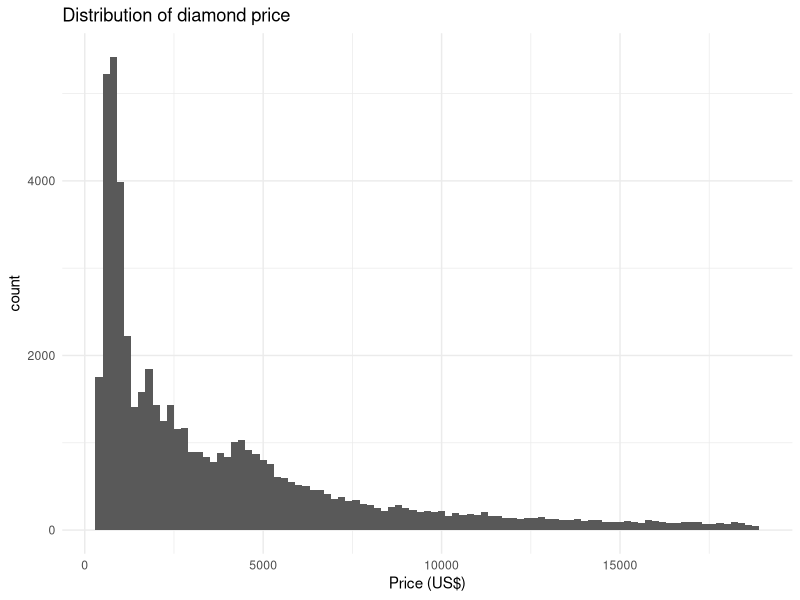
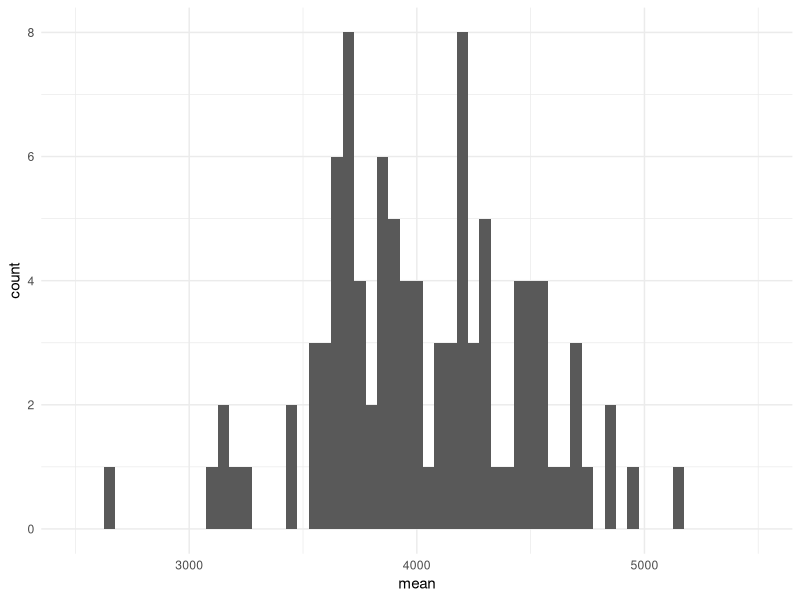
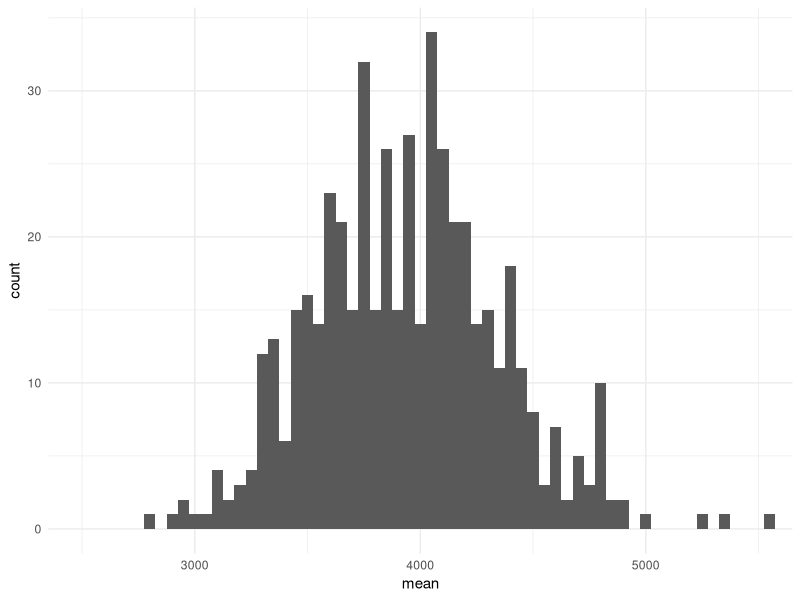
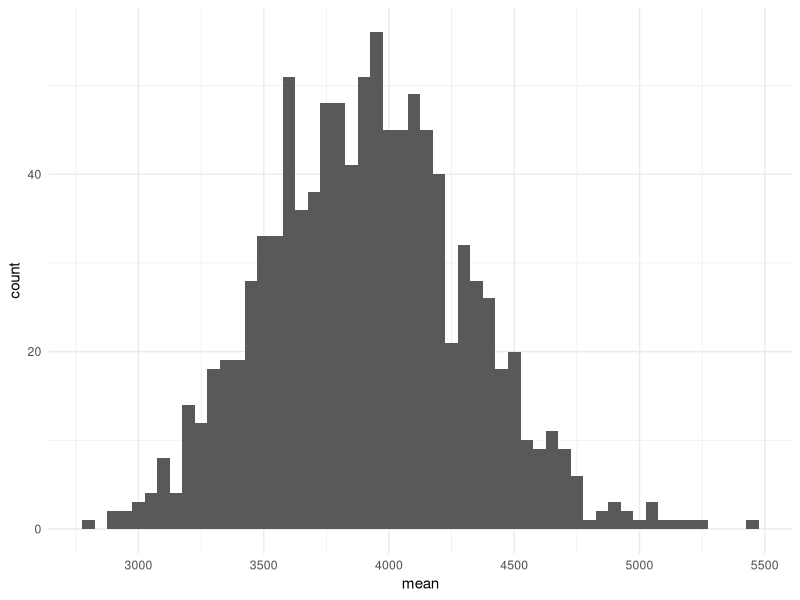
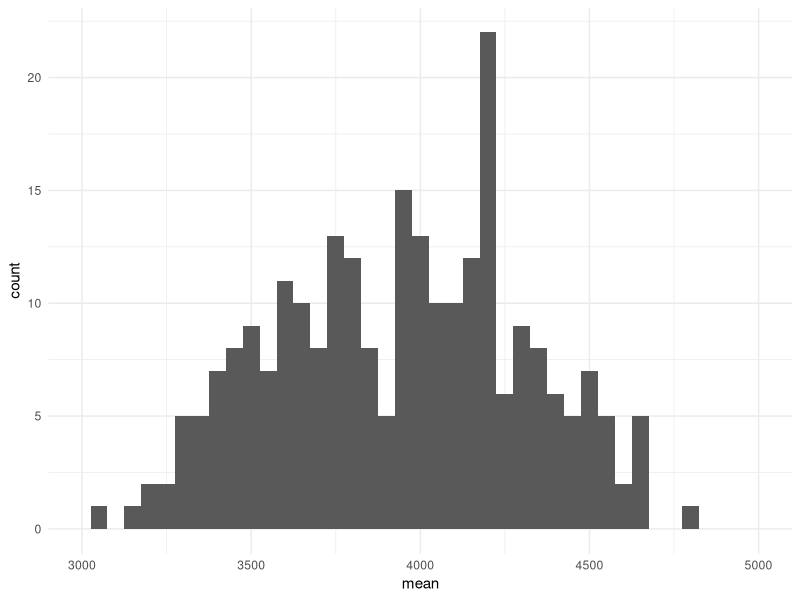
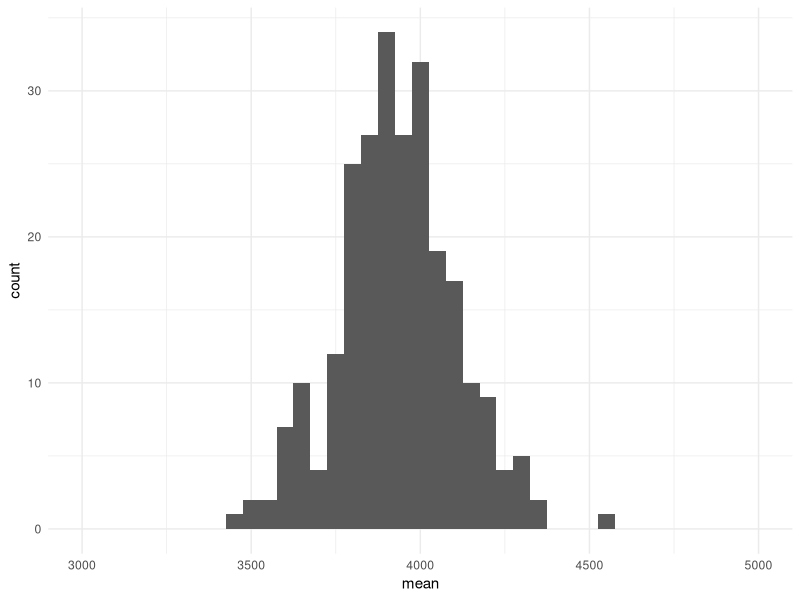
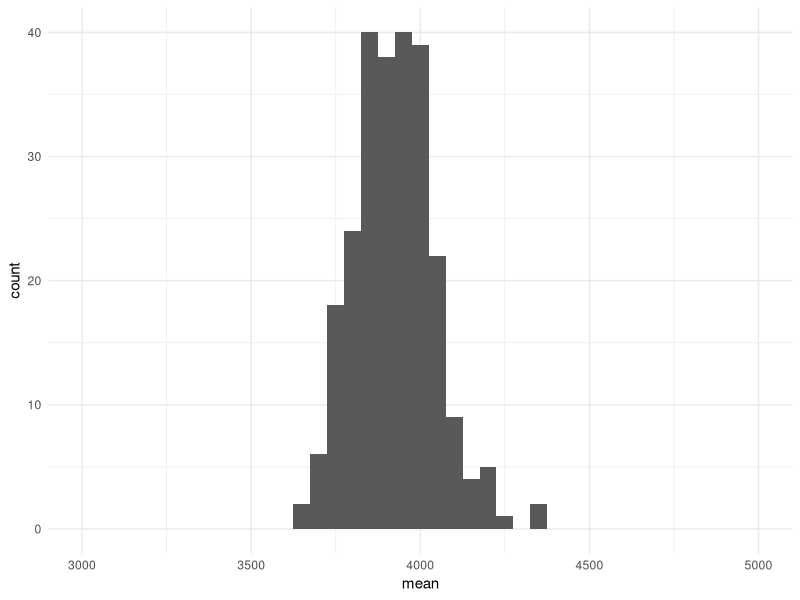
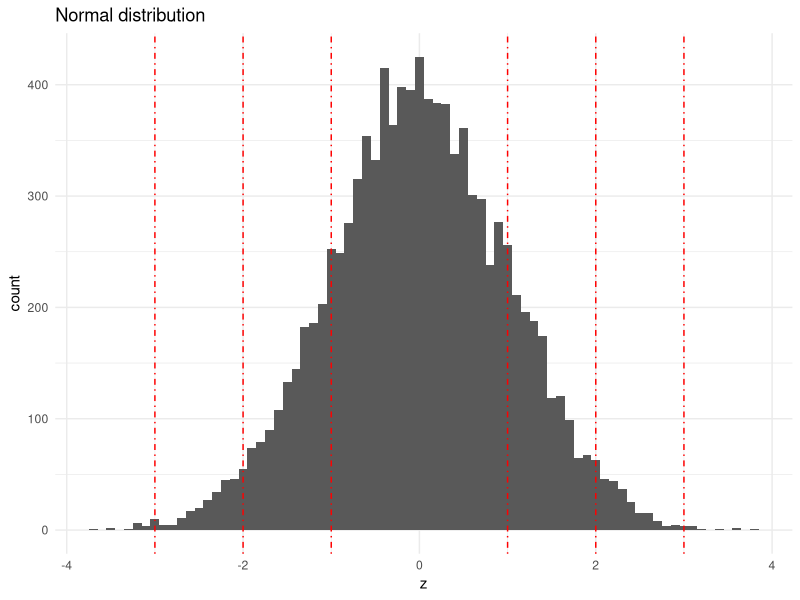

Write the R code that produced these figures, in order. (Note: this script raises an error after producing the figures.)
## ---- chunk 1
knitr::opts_chunk$set(echo = TRUE)
## ---- chunk 2
library(ggplot2)

mean(diamonds$price)

ggplot(diamonds, aes(x=price)) + 
  geom_histogram(binwidth=200) +
  labs(x="Price (US$)",
       title="Distribution of diamond price") +
  theme_minimal()
## ---- chunk 3
library(dplyr)

N <- 100
nsamples <- 100
set.seed(nsamples)
s <- replicate(nsamples, sample_n(diamonds, N)$price)
s <- tibble(sample=seq_len(nsamples), mean=colMeans(s))

ggplot(s, aes(x=mean)) + 
  geom_histogram(binwidth=50) +
  coord_cartesian(xlim=c(2500, 5500)) +
  theme_minimal()
mean(s$mean)
sd(s$mean)
## ---- chunk 4
N <- 100
nsamples <- 500
set.seed(nsamples)
s <- replicate(nsamples, sample_n(diamonds, N)$price)
s <- tibble(sample=seq_len(nsamples), mean=colMeans(s))

ggplot(s, aes(x=mean)) + 
  geom_histogram(binwidth=50) +
  coord_cartesian(xlim=c(2500, 5500)) +
  theme_minimal()
mean(s$mean)
sd(s$mean)
## ---- chunk 5
N <- 100
nsamples <- 1000
set.seed(nsamples)
s <- replicate(nsamples, sample_n(diamonds, N)$price)
s <- tibble(sample=seq_len(nsamples), mean=colMeans(s))

ggplot(s, aes(x=mean)) + 
  geom_histogram(binwidth=50) +
  theme_minimal()
mean(s$mean)
sd(s$mean)
## ---- chunk 6
N <- 100
nsamples <- 250
set.seed(nsamples)
s <- replicate(nsamples, sample_n(diamonds, N)$price)
s <- tibble(sample=seq_len(nsamples), mean=colMeans(s))

ggplot(s, aes(x=mean)) + 
  geom_histogram(binwidth=50) +
  coord_cartesian(xlim=c(3000, 5000)) +
  theme_minimal()
mean(s$mean)
sd(s$mean)
## ---- chunk 7
N <- 500
nsamples <- 250
set.seed(nsamples)
s <- replicate(nsamples, sample_n(diamonds, N)$price)
s <- tibble(sample=seq_len(nsamples), mean=colMeans(s))

ggplot(s, aes(x=mean)) + 
  geom_histogram(binwidth=50) +
  coord_cartesian(xlim=c(3000, 5000)) +
  theme_minimal()
mean(s$mean)
sd(s$mean)
## ---- chunk 8
N <- 1000
nsamples <- 250
set.seed(nsamples)
s <- replicate(nsamples, sample_n(diamonds, N)$price)
s <- tibble(sample=seq_len(nsamples), mean=colMeans(s))

ggplot(s, aes(x=mean)) + 
  geom_histogram(binwidth=50) +
  coord_cartesian(xlim=c(3000, 5000)) +
  theme_minimal()
mean(s$mean)
sd(s$mean)
## ---- chunk 9
set.seed(1)
normal <- tibble(z=rnorm(10000))
ggplot(normal, aes(x=z)) + 
  geom_histogram(binwidth=0.1) +
  geom_vline(xintercept=c(-3, -2, -1, 1, 2, 3),
             linetype="dotdash",
             color="red") +
  labs(title="Normal distribution") +
  theme_minimal()
## ---- chunk 10
qnorm(0.975)
## ---- chunk 11
qt(0.975, df=N-1)
## ---- chunk 12
N <- 100
nsamples <- 20
set.seed(2021)
s <- replicate(nsamples, sample_n(diamonds, N)$price)
s <- tibble(sample=seq_len(nsamples),
            mean=colMeans(s),
            se=apply(s, 2, sd) / sqrt(N),
            ci_lower = mean - 1.96 * se,
            ci_upper = mean + 1.96 * se)
s

ggplot(s) +
  geom_vline(xintercept=mean(diamonds$price),
             color="blue") +
  geom_segment(aes(x=ci_lower, xend=ci_upper,
              y=sample, yend=sample)) +
  geom_point(aes(x=ci_lower, y=sample)) +
  geom_point(aes(x=ci_upper, y=sample)) +
  labs(x="Price (US$)",
       title="95% confidence intervals for diamond price") +
  theme_minimal()
## ---- chunk 13
set.seed(2021)
N <- 100
s <- sample_n(diamonds, N)
mean(s$price)
sd(s$price)

se <- sd(s$price) / sqrt(N)
se
## ---- chunk 14
set.seed(2021)
nsamples <- 1000
h0mean <- 3000
h0 <- rnorm(nsamples, mean=h0mean, sd=se)
h0 <- tibble(sample=seq_len(nsamples), mean=h0)

ggplot(h0, aes(x=mean)) + 
  geom_histogram(binwidth=50) +
  geom_vline(xintercept=h0mean,
             color="blue") +
  geom_vline(xintercept=mean(s$price),
             linetype="dotdash",
             color="red") +
  theme_minimal()

summarize(h0, PValue=mean(mean > mean(s$price)))
## ---- chunk 15
z <- (mean(s$price) - h0mean) / se
1 - pnorm(z)
## ---- chunk 16
z <- (mean(s$price) - h0mean) / se
1 - pt(z, df=N-1)
## ---- chunk 17
set.seed(2021)
nsamples <- 1000
h0mean <- mean(diamonds$price)
h0 <- rnorm(nsamples, mean=h0mean, sd=se)
h0 <- tibble(sample=seq_len(nsamples),
             mean=h0,
             z=(mean - h0mean) / se)

ggplot(h0, aes(x=mean)) + 
  geom_histogram(binwidth=50) +
  geom_vline(xintercept=h0mean,
             color="blue") +
  geom_vline(xintercept=mean(s$price),
             linetype="dotdash",
             color="green") +
  theme_minimal()

z_obs <- (mean(s$price) - h0mean) / se
summarize(h0, PValue=mean(abs(z) > z_obs)) # 2-sided test
## ---- chunk 18
ggplot(h0, aes(x=mean)) + 
  geom_histogram(binwidth=50) +
  geom_vline(xintercept=h0mean,
             color="blue") +
  geom_vline(xintercept=s2$mean,
             linetype="dotdash",
             color="green") +
  geom_vline(xintercept=filter(s2, PValue < 0.05)$mean,
             linetype="dotdash",
             color="red") +
  theme_minimal()
## ---- chunk 19
diamonds2class <- diamonds %>%
  filter(cut %in% c("Fair", "Ideal")) %>%
  transmute(price, carat,
            cut_ord = cut,
            cut = as.character(cut_ord))

diamonds2class
## ---- chunk 20
N <- 250
set.seed(2021)
diamonds_subset <- sample_n(diamonds2class, N)

fit1 <- lm(log10(price) ~ cut, data=diamonds_subset)

summary(fit1)
## ---- chunk 21
N <- 250
set.seed(2021)
diamonds_subset <- sample_n(diamonds2class, N)

fit2 <- lm(log10(price) ~ log2(carat) + cut, data=diamonds_subset)

summary(fit2)
## ---- chunk 22
N <- 500
set.seed(2021)
diamonds_subset <- diamonds %>%
  sample_n(N) %>%
  mutate(cut_ord = cut,
         color_ord = forcats::fct_relevel(color, rev(levels(color))),
         clarity_ord = clarity,
         cut = as.character(cut_ord),
         color = as.character(color_ord),
         clarity = as.character(clarity_ord))

fit1 <- lm(log10(price) ~ log2(carat) + cut, data=diamonds_subset)
fit2 <- lm(log10(price) ~ log2(carat), data=diamonds_subset)

anova(fit1, fit2)

anova(fit1)
## ---- chunk 23
summary(fit1)
## ---- chunk 24
N_pop <- 10000
P <- 100

set.seed(2021)
x <- replicate(P, rnorm(50000))
colnames(x) <- paste0("x", 1:P)
y <- x[,1] + rnorm(50000)
pop <- bind_cols(tibble(y=y), as_tibble(x))

pop
## ---- chunk 25
N <- 500
set.seed(2021)

samp <- sample_n(pop, N)

fit <- lm(y ~ ., data=samp)

summary(fit)
## ---- chunk 26
library(broom)

fit %>%
  tidy() %>%
  filter(p.value < 0.05)
## ---- chunk 27
fit %>%
  tidy() %>%
  mutate(adj.p.value = p.adjust(p.value,
                                method="bonferroni")) %>%
  filter(adj.p.value < 0.05)
## ---- chunk 28
fit %>%
  tidy() %>%
  mutate(adj.p.value = p.adjust(p.value,
                                method="fdr")) %>%
  filter(adj.p.value < 0.05)
